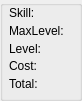
<?xml version="1.0" encoding="UTF-8"?>
<ui version="4.0">
 <class>SkillBox</class>
 <widget class="QGroupBox" name="SkillBox">
  <property name="geometry">
   <rect>
    <x>0</x>
    <y>0</y>
    <width>82</width>
    <height>101</height>
   </rect>
  </property>
  <property name="windowTitle">
   <string>SkillBox</string>
  </property>
  <property name="title">
   <string/>
  </property>
  <layout class="QHBoxLayout" name="mainLayout">
   <property name="spacing">
    <number>3</number>
   </property>
   <property name="leftMargin">
    <number>6</number>
   </property>
   <property name="topMargin">
    <number>0</number>
   </property>
   <property name="rightMargin">
    <number>6</number>
   </property>
   <property name="bottomMargin">
    <number>6</number>
   </property>
   <item>
    <layout class="QGridLayout" name="gridLayout">
     <item row="0" column="0" alignment="Qt::AlignVCenter">
      <widget class="QLabel" name="label">
       <property name="text">
        <string>Skill:</string>
       </property>
      </widget>
     </item>
     <item row="1" column="0" alignment="Qt::AlignVCenter">
      <widget class="QLabel" name="label_2">
       <property name="text">
        <string>MaxLevel:</string>
       </property>
      </widget>
     </item>
     <item row="2" column="0" alignment="Qt::AlignVCenter">
      <widget class="QLabel" name="label_3">
       <property name="text">
        <string>Level:</string>
       </property>
      </widget>
     </item>
     <item row="3" column="0" alignment="Qt::AlignVCenter">
      <widget class="QLabel" name="label_4">
       <property name="text">
        <string>Cost:</string>
       </property>
      </widget>
     </item>
     <item row="4" column="0" alignment="Qt::AlignVCenter">
      <widget class="QLabel" name="label_5">
       <property name="text">
        <string>Total:</string>
       </property>
      </widget>
     </item>
    </layout>
   </item>
  </layout>
 </widget>
 <resources/>
 <connections/>
</ui>
